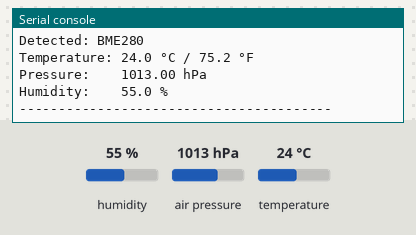
The program below on a simulated ESP32 board running MicroPython. Parts: the last lines printed to the serial console. Inputs (shaded band) come from the test bench; at power-on: humidity 55 %, air pressure 1013 hPa, temperature 24 °C. Library files of the repository ran but are not shown: bme280.py.

Above: at 1.2 s.
1.3 s: humidity set to 22 %
At 2.4 s:
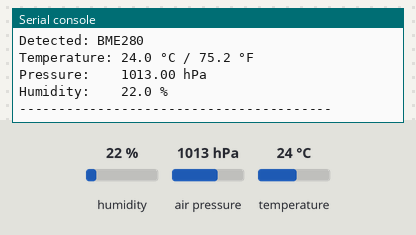
4.0 s: air pressure set to 952 hPa
At 5.3 s:
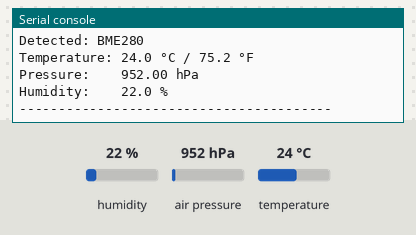

The program:

read_bme280.py
```python
"""
Read BME280/BMP280 sensor data on ESP32 WROOM via I2C
Wiring:
  VCC -> 3.3V
  GND -> GND
  SCL -> GPIO 22
  SDA -> GPIO 21
"""

from machine import Pin, I2C
from time import sleep
from bme280 import BME280

# Initialize I2C (default ESP32 pins)
i2c = I2C(0, scl=Pin(22), sda=Pin(21), freq=400000)

# Scan for devices
devices = i2c.scan()
if devices:
    print("I2C devices found:", ["0x{:02X}".format(d) for d in devices])
else:
    print("No I2C devices found! Check wiring.")

# Initialize sensor
sensor = BME280(i2c)
print("Detected:", sensor.chip_name)
print("-" * 40)

# Read and print data every 2 seconds
while True:
    print("Detected:", sensor.chip_name)
    temp, pressure, humidity = sensor.read()

    print("Temperature: {:.1f} °C / {:.1f} °F".format(temp, temp * 9/5 + 32))
    print("Pressure:    {:.2f} hPa".format(pressure))

    if humidity is not None:
        print("Humidity:    {:.1f} %".format(humidity))
    else:
        print("Humidity:    N/A (BMP280)")

    print("-" * 40)
    sleep(2)
```

Measured:
- after the input at 1.3 s, the serial console: prints a new line after 0.71 s (image 1)
- after the input at 4.0 s, the serial console: prints a new line at once (image 2)
